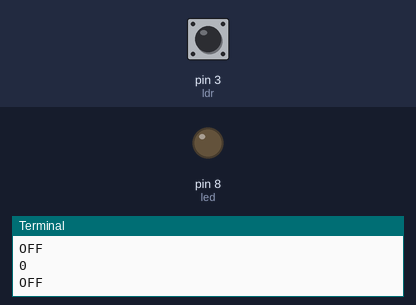
This program was run on a simulated Raspberry Pi (header pin numbers). Shown: output pins drawn as LEDs (lit = HIGH), the last lines printed to the terminal. Inputs (shaded band) come from the test bench; at power-on: pin 3 (ldr) LOW.

Above: at 1.2 s.
1.3 s: pin 3 (ldr) pulled HIGH for 1 s
At 2.4 s:
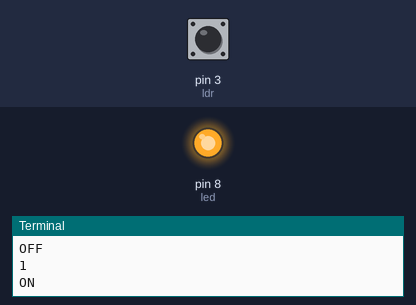
4.5 s: pin 3 (ldr) pulled HIGH for 3.2 s
At 9.4 s:
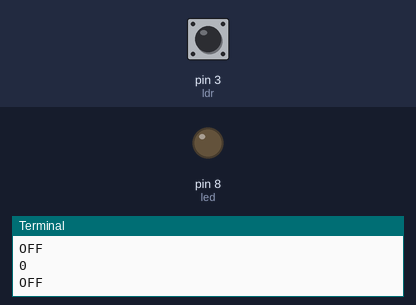
Timing chart, 0 to 10.9 s (numbered marks = the images above; inputs shaded):
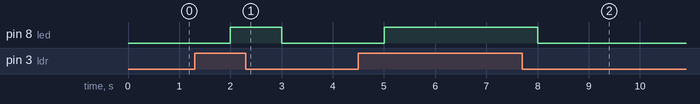

Measured:
- after the input at 1.3 s, pin 8 (led): LOW → HIGH after 0.70 s, → LOW 1.0 s later
- after the input at 4.5 s, pin 8 (led): LOW → HIGH after 0.50 s, → LOW 3.0 s later

The program:

LDR_LED.py
```python
#!/usr/bin/python3
import RPi.GPIO as GPIO
import time
led=8
ldr = 3
GPIO.setmode(GPIO.BOARD)

# PIN 7 AND 3.3V
# normally 0 when connected 1
GPIO.setup(ldr, GPIO.IN, GPIO.PUD_DOWN)
GPIO.setup(led, GPIO.OUT,initial=0)
try:
    while(True):
        print(GPIO.input(ldr))
        if(GPIO.input(ldr)):
            GPIO.output(led,GPIO.HIGH)
            print("ON")
        else:
            GPIO.output(led,GPIO.LOW)
            print("OFF")

        time.sleep(1)
except KeyboardInterrupt:
    GPIO.cleanup()
    print("Exiting")
```
